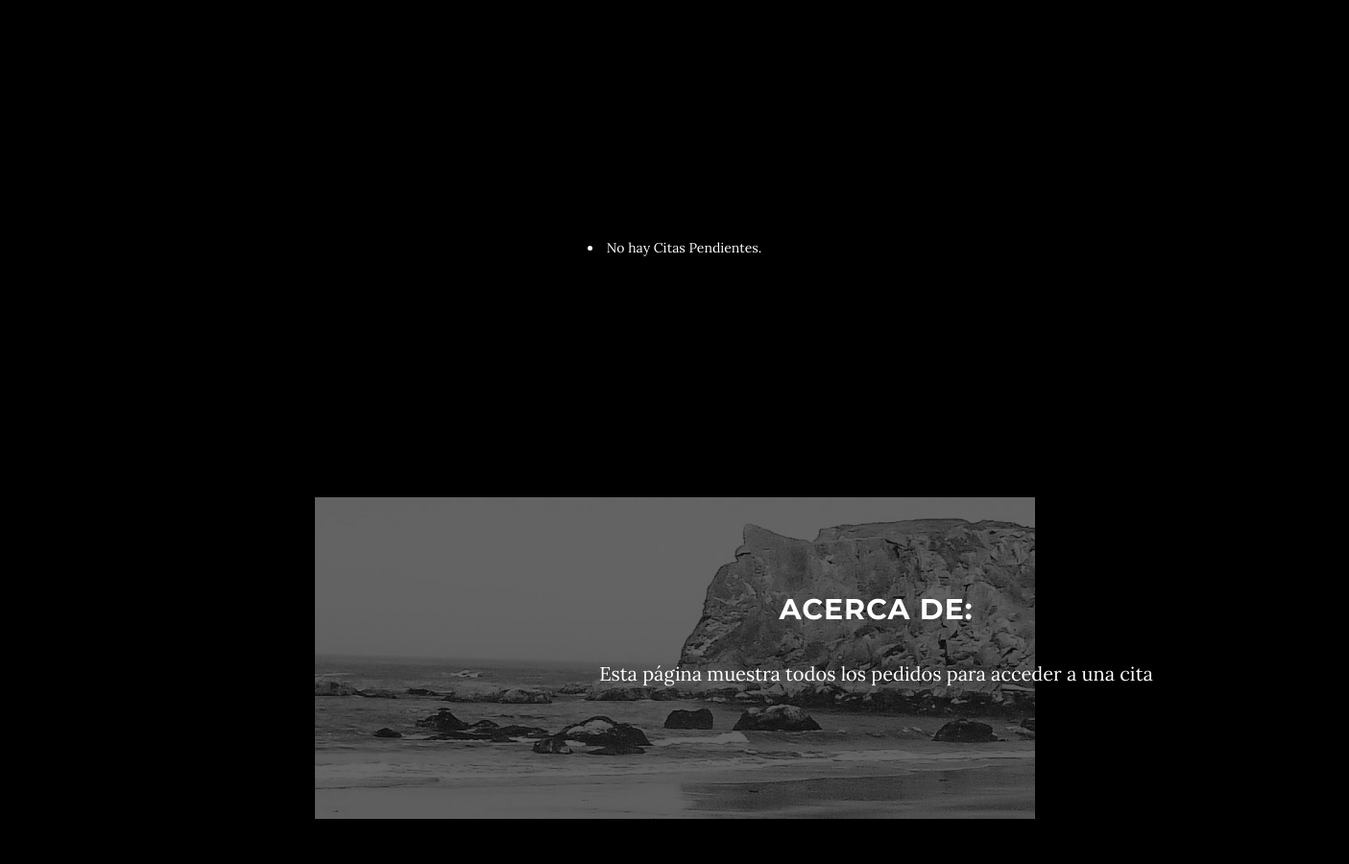
The app's page / (middle part), older data.
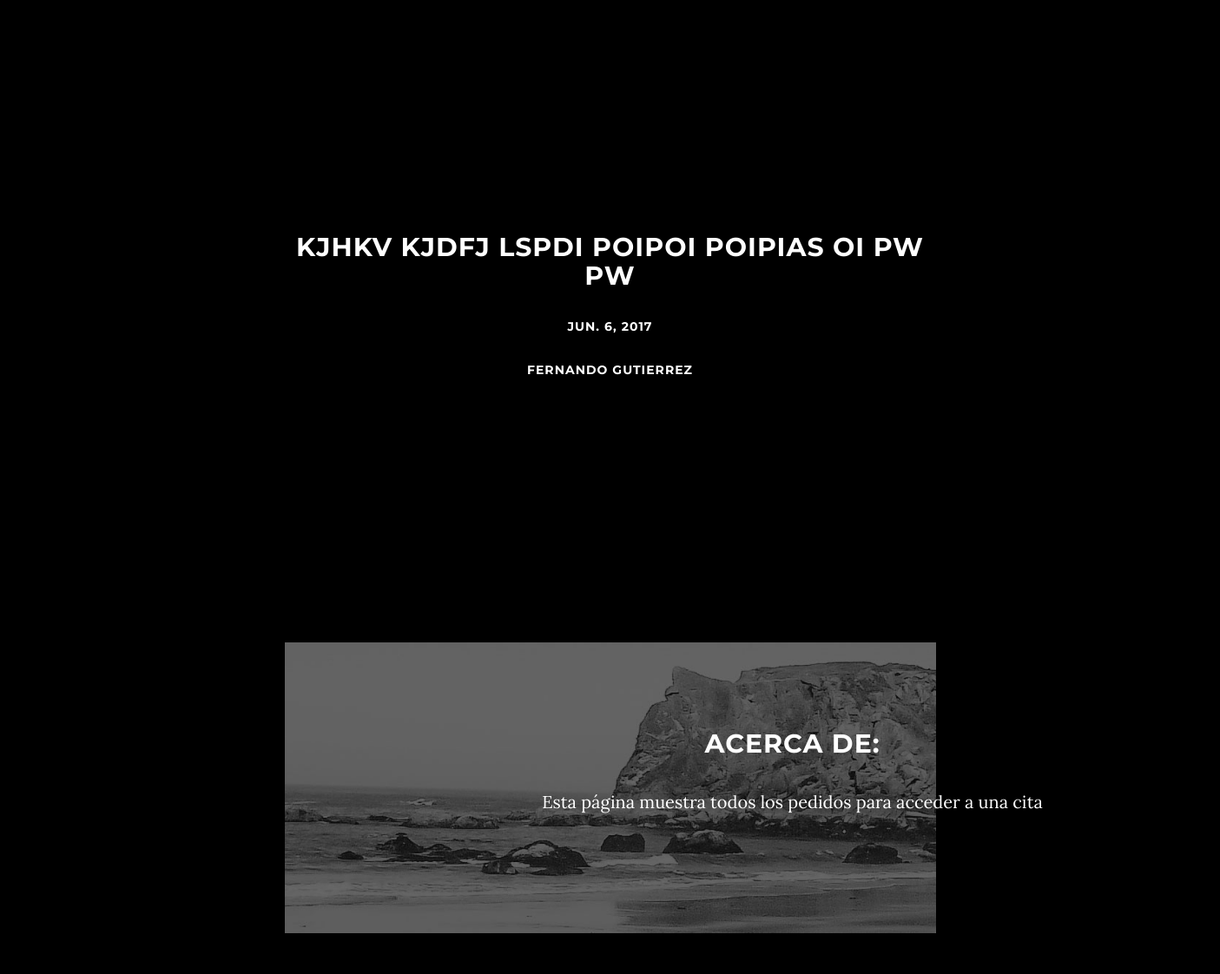
The same page, newer data.
### app/models.py (models this page shows, shortened)
class Pedido(models.Model):
    descripcion = models.TextField()
    fecha = models.DateField(auto_now_add=True)
    cliente = models.ForeignKey(Cliente)

class Cliente(models.Model):
    nombres = models.CharField(max_length=50)
    telefono = models.CharField(max_length=10)
    def __str__(self):
        return str(self.nombres)

### app/views.py (the view)
# urls.py: url(r'^$', 'app.views.inicio', name='inicio'),
def inicio(request):
    pedidos = Pedido.objects.order_by('fecha')
    return render_to_response('base.html', {'pedidos': pedidos},
                              context_instance=RequestContext(request))

### app/templates/base.html (shortened to what this page needs)
<!DOCTYPE html>
<html lang="en">
<head>
    <link href="http://netdna.bootstrapcdn.com/bootstrap/3.0.3/css/bootstrap.min.css" rel="stylesheet" type="text/css">
    <link href="http://netdna.bootstrapcdn.com/font-awesome/4.0.3/css/font-awesome.min.css" rel="stylesheet" type="text/css">
    <link href="static/css/grayscale.css" rel="stylesheet">
</head>
<body id="page-top" data-spy="scroll" data-target=".navbar-custom">
    {% block contenido %}
    <section id="about" class="container content-section text-center">
        <div class="row">
            <div class="col-lg-8 col-lg-offset-2">
            <body>
            {% for pedido in pedidos %}
            <br>
            <h2>{{pedido.descripcion}}</h2>
            <h5>{{pedido.fecha}}</h5>
            <h5>{{pedido.cliente}}</h5>
            <br>
    {% empty %}
    <li>No hay Citas Pendientes.</li>
    {% endfor %}
    {% endblock %}
    {% block sobre %}
    <section id="download" class="content-section text-center">
        <div class="download-section">
            <div class="container">
                <div class="col-lg-8 col-lg-offset-2">
                    <h2>Acerca de:</h2>
                    <p>Esta página muestra todos los pedidos para acceder a una cita
                    </p>
                </div>
            </div>
        </div>
    </section>
    {% endblock %}
    {% block ingresar %}
    <section id="contact" class="container content-section text-center">
    </section>
    {% endblock %}
</body>
</html>

Row changes from the older to the newer data that the page shows:
added Pedido: descripcion "KJHKV KJDFJ LSPDI POIPOI POIPIAS OI PW PW", fecha "JUN. 6, 2017", cliente "FERNANDO GUTIERREZ"
Text that changed along with them:
text no longer shown: "No hay Citas Pendientes."
